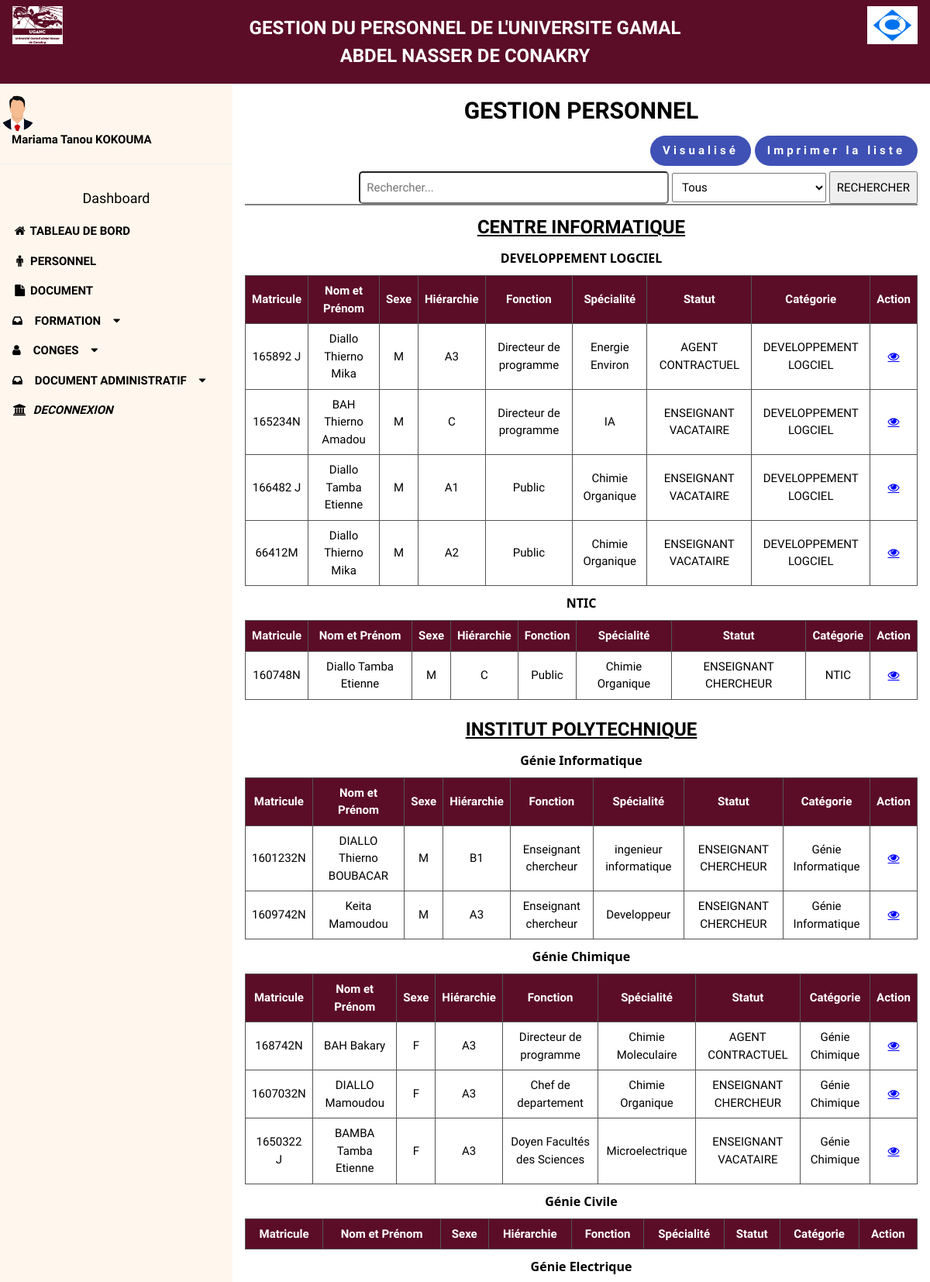
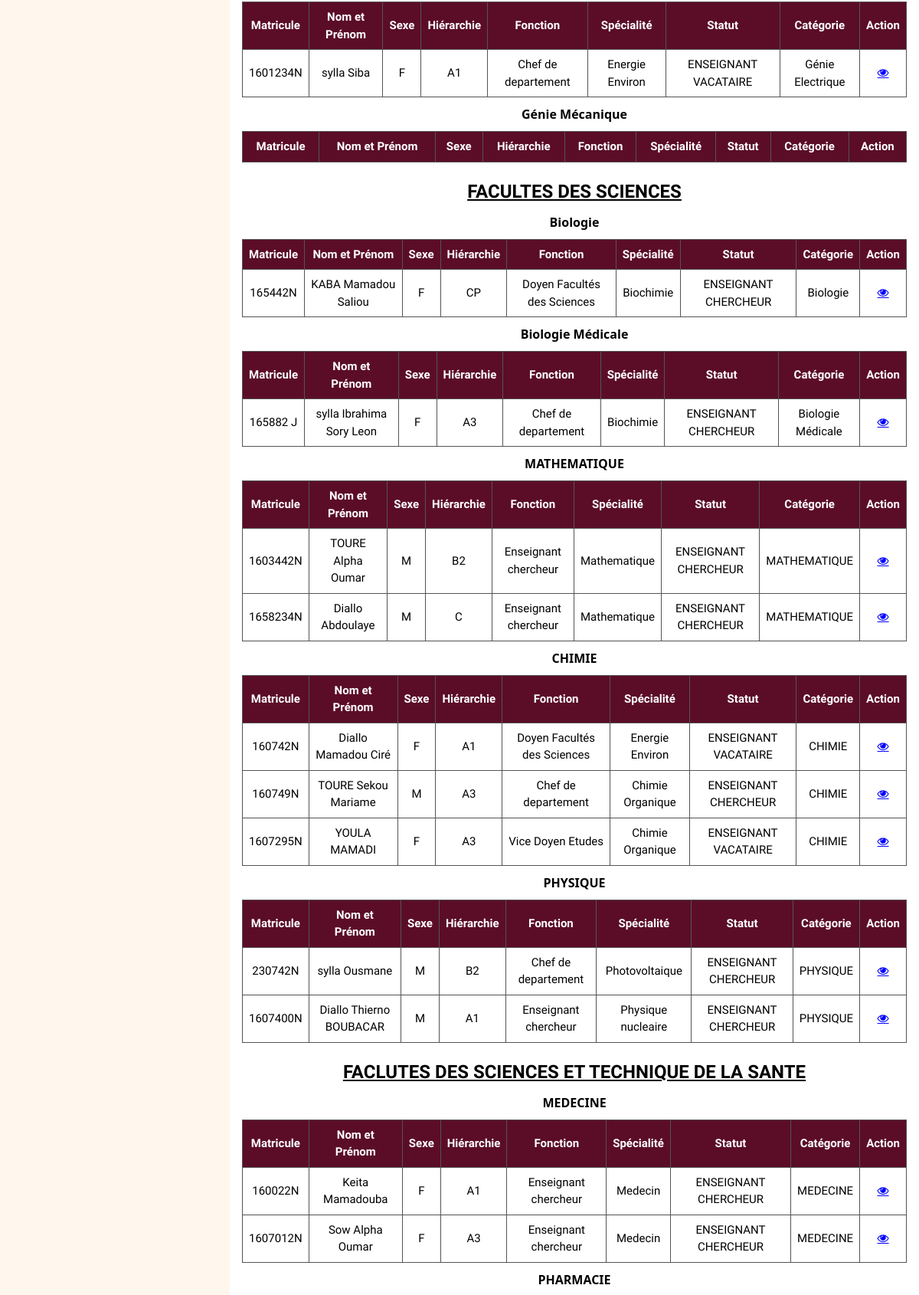
Page /personnel (upper part) on the committed database (2 pictures, top to bottom).
### Application/models.py (models this page shows, shortened)
class AdministrationGeneral(models.Model):
    nom = models.CharField(max_length = 100)
    class Meta:
        db_table = 'T_AdministrationGeneral'

class Categorie(models.Model):
    administrationGeneral = models.ForeignKey(AdministrationGeneral, on_delete = models.CASCADE)
    nomcategorie = models.CharField(max_length=100)
    class Meta:
        db_table = 'T_Categorie'
        unique_together = ('administrationGeneral', 'nomcategorie')

class Personnel(models.Model):
    CHOIX_SEXE = [
        ('M', 'Masculin'),
        ('F', 'Féminin'),
    ]
    CHOIX_HIERARCHIE = [
        ('A1', 'A1'),
        ('A2', 'A2'),
        ('A3', 'A3'),
        ('B1', 'B1'),
        ('B2', 'B2'),
        ('C', 'C'),
        ('CP', 'CP')
    ]
    matricule = models.CharField(max_length=50)
    nom = models.CharField(max_length=50)
    prenom = models.CharField(max_length=50)
    hierarchie = models.CharField(max_length=50, choices=CHOIX_HIERARCHIE, default='CP')
    sexe = models.CharField(max_length=50, choices=CHOIX_SEXE)
    fonction = models.CharField(max_length=80)
    specialite = models.CharField(max_length=81)
    no_acte_affectation = models.CharField(max_length=50)
    grade = models.CharField(max_length=50)
    diplome = models.CharField(max_length=50)
    dateNaissance = models.DateField()
    date_enregistrement = models.DateField()
    statut = models.ForeignKey(Statut, on_delete = models.CASCADE)
    categorie = models.ForeignKey(Categorie, on_delete = models.CASCADE)
    date_affectation = models.DateField()
    telephone = models.CharField(max_length=50)
    class Meta:
        db_table = 'T_Personnel'
        unique_together = ('matricule',)

class Statut(models.Model):
    nom = models.CharField(max_length = 50)
    def __str__(self) -> str:
        return f'{self.nom}'
    class Meta:
        db_table = 'T_Statut'

### Application/views.py (the view)
# urls.py: path('personnel', personnel, name='personnel'),
def personnel(request):
    is_cat = False
    if request.method == "POST":
        cat = request.POST.get('cat')
        searchField = request.POST.get('searchField')
        if cat == 'ag':
            administrationGeneral = AdministrationGeneral.objects.filter(nom=searchField)
            personnel = Personnel.objects.all()
            categorie = Categorie.objects.all()
        elif cat == 'matricule':
            personnel = Personnel.objects.get(matricule=searchField)
            return detailspersonnel(request, personnel.id)
        elif cat == 'faculte':
            administrationGeneral =  ""
            categorie = Categorie.objects.filter(nomcategorie=searchField)
            categorie_ids = categorie.values_list('id', flat=True)  # Extraire les IDs des catégories filtrées
            personnel = Personnel.objects.filter(categorie__in=categorie_ids)
            is_cat = True
        else:
            administrationGeneral = AdministrationGeneral.objects.all()
            personnel = Personnel.objects.all()
            categorie = Categorie.objects.all()
    else:
        administrationGeneral = AdministrationGeneral.objects.all()
        personnel = Personnel.objects.all()
        categorie = Categorie.objects.all()
    context = {
        'is_cat': is_cat,
        'personnels' : personnel,
        'administrationGenerals' : administrationGeneral,
        'categories': categorie,
    }
    return render(request, 'src/personnels/personnel.html', context)

### Application/templates/src/personnels/personnel.html (shortened to what this page needs)
{% extends 'template.html' %}
{% block content %}
    <div class="w3-container">
        <h2 style="font-weight: bold; text-align:center; margin-top:20px">GESTION PERSONNEL </h2>
        <div class="ContainerRechercher" style="display:flex; flex-direction:column">
           <div style="margin-bottom: 7px;">
                <a href="{% url 'downloadPersonnel' %}" >
                    <button style="margin-left:5px;"  class="w3-right w3-button w3-hover-green w3-indigo w3-round-xxlarge w3-wide">
                        <b>Imprimer la liste</b>
                    </button>
                </a>
                <a href="{% url 'ViewPersonnels' %}">
                    <button class="w3-right w3-button w3-hover-green w3-indigo w3-round-xxlarge w3-wide">
                        <b>Visualisé</b>
                    </button>
                </a>
            </div>
            <div>
                <form action="{% url 'personnel' %}" class="formContainer w3-right" method="post">
                    <input type="text" name="searchField" placeholder="Rechercher..." class="inputPersonne" id="searchInput">
                    <select name="cat" id="" class="selectFilter">
                        <option value="all">Tous</option>
                    </select>
                    <button type="submit" class="buttonSearchPersonnel">RECHERCHER</button>
                </form>
            </div>
        </div>
        <div style="border-bottom: 2px solid grey;"></div>
        {% if is_cat %}
            <div style="margin-bottom: 20px;" class="tableContainer">
                {% for categorie in categories %}
                    <h3><u>{{categorie.administrationGeneral.nom}}</u></h3>
                    <h6>{{categorie.nomcategorie}}</h6>
                    <table class="tablePersonnel" id="myTable">
                        <thead>
                            <tr>
                                <th>Matricule</th>
                                <th>Nom et Prénom</th>
                                <th>Sexe</th>
                                <th>Hiérarchie</th>
                                <th>Fonction</th>
                                <th>Spécialité </th>
                                <th>Statut </th>
                                <th>Catégorie </th>
                                <th>Action</th>
                        </tr>
                        </thead>
                        <tbody>
                            {% for personnel in personnels %}
                                <tr>
                                    <td> {{personnel.matricule}} </td>
                                    <td> {{personnel.nom}} {{personnel.prenom}} </td>
                                    <td>{{personnel.sexe}}</td>
                                    <td>{{personnel.hierarchie}}</td>
                                    <td> {{personnel.fonction}} </td>
                                    <td>{{personnel.specialite}}</td>
                                    <td>{{personnel.statut}}</td>
                                    <td>{{personnel.categorie.nomcategorie}}</td>
                                    <td style="text-align:center;"><a href="{% url 'detailspersonnel' personnel.id %}" style=" color:blue" class="fa fa-eye fa-fw">{% comment %}</a><a href="#"  class="fa fa-pencil fa-fw"></a><a  href="#" class="fa fa-trash fa-fw"></a>{% endcomment %}</td>
                                </tr>
                            {% endfor %}
                        </tbody>
                    </table>
                {% endfor %}
            </div>
        {% else %}
            {% for adminG in administrationGenerals %}
                <div style="margin-bottom: 20px;" class="tableContainer">
                    <h3><u>{{adminG.nom}}</u></h3>
                    {% for categorie in categories %}
                        {% if categorie.administrationGeneral.nom == adminG.nom %}
                            <h6>{{categorie.nomcategorie}}</h6>
                            <table class="tablePersonnel" id="myTable">
                                <thead>
                                    <tr>
                                        <th>Matricule</th>
                                        <th>Nom et Prénom</th>
                                        <th>Sexe</th>
                                        <th>Hiérarchie</th>
                                        <th>Fonction</th>
                                        <th>Spécialité </th>
                                        <th>Statut </th>
                                        <th>Catégorie </th>
                                        <th>Action</th>
                                </tr>
                                </thead>
                                <tbody>
                                    {% for personnel in personnels %}
                                        {% if personnel.categorie.nomcategorie == categorie.nomcategorie %}
                                        <tr>
                                            <td> {{personnel.matricule}} </td>
                                            <td> {{personnel.nom}} {{personnel.prenom}} </td>
                                            <td>{{personnel.sexe}}</td>
                                            <td>{{personnel.hierarchie}}</td>
                                            <td> {{personnel.fonction}} </td>
                                            <td>{{personnel.specialite}}</td>
                                            <td>{{personnel.statut}}</td>
                                            <td>{{personnel.categorie.nomcategorie}}</td>
                                            <td style="text-align:center;"><a href="{% url 'detailspersonnel' personnel.id %}" style=" color:blue" class="fa fa-eye fa-fw"></td>
                                        </tr>
                                        {% endif %}
                                    {% endfor %}
                                </tbody>
                            </table>
                        {% endif %}
                    {% endfor %}
                </div>
            {% endfor %}
        {% endif %}
    </div>
{% endblock %}

### Application/static/assets/css/w3.css (style rules this page uses)
*,*:before,*:after { box-sizing:inherit }
html { -ms-text-size-adjust:100%;-webkit-text-size-adjust:100% }
body { margin:0 }
a { background-color:transparent }
b,strong { font-weight:bolder }
button,input,select,textarea,optgroup { font:inherit;margin:0 }
button,input { overflow:visible }
button,select { text-transform:none }
button,[type=button],[type=reset],[type=submit] { -webkit-appearance:button }
html,body { font-family:Verdana,sans-serif;font-size:15px;line-height:1.5 }
html { overflow-x:hidden }
h2 { font-size:30px }
h3 { font-size:24px }
h6 { font-size:16px }
h1,h2,h3,h4,h5,h6 { font-family:"Segoe UI",Arial,sans-serif;font-weight:400;margin:10px 0 }
.w3-wide { letter-spacing:4px }
a { color:inherit }
.w3-btn,.w3-button { border:none;display:inline-block;padding:8px 16px;vertical-align:middle;overflow:hidden;text-decoration:none;color:inherit;background-color:inherit;text-align:center;cursor:pointer;white-space:nowrap }
.w3-btn,.w3-button { -webkit-touch-callout:none;-webkit-user-select:none;-khtml-user-select:none;-moz-user-select:none;-ms-user-select:none;user-select:none }
.w3-container:after,.w3-container:before,.w3-panel:after,.w3-panel:before,.w3-row:after,.w3-row:before,.w3-row-padding:after,.w3-row-padding:before, .w3-cell-row:before,.w3-cell-row:after,.w3-clear:after,.w3-clear:before,.w3-bar:before,.w3-bar:after { content:"";display:table;clear:both }
.w3-round-xxlarge { border-radius:32px }
.w3-container,.w3-panel { padding:0.01em 16px }
.w3-right { float:right!important }
.w3-indigo,.w3-hover-indigo:hover { color:#fff!important;background-color:#3f51b5!important }

### Application/static/assets/css/style.css (style rules this page uses)
.tablePersonnel { border-collapse: collapse; width: auto; margin-bottom: 20px; }
.tablePersonnel th, .tablePersonnel td { border: 1px solid #555353; text-align: center; padding: 8px; }
.tablePersonnel th { background-color: #5b0d28; color:white; }
.inputPersonne { padding: 8px; margin-bottom: 0px; width: 200px; }
.buttonSearchPersonnel { padding: 8px; margin-bottom: 0px; }
.selectFilter { padding: 8px; margin-bottom: 0px; }

### rows in the picture
AdministrationGeneral: nom "CENTRE INFORMATIQUE"
Categorie: nomcategorie "DEVELOPPEMENT LOGCIEL"
Personnel: matricule "165892 J", nom "Diallo", prenom "Thierno Mika", sexe "M", hierarchie "A3", fonction "Directeur de programme", specialite "Energie Environ", statut "AGENT CONTRACTUEL", categorie.nomcategorie "DEVELOPPEMENT LOGCIEL"
Personnel: matricule "165234N", nom "BAH", prenom "Thierno Amadou", sexe "M", hierarchie "C", fonction "Directeur de programme", specialite "IA", statut "ENSEIGNANT VACATAIRE", categorie.nomcategorie "DEVELOPPEMENT LOGCIEL"
Personnel: matricule "166482 J", nom "Diallo", prenom "Tamba Etienne", sexe "M", hierarchie "A1", fonction "Public", specialite "Chimie Organique", statut "ENSEIGNANT VACATAIRE", categorie.nomcategorie "DEVELOPPEMENT LOGCIEL"
Personnel: matricule "66412M", nom "Diallo", prenom "Thierno Mika", sexe "M", hierarchie "A2", fonction "Public", specialite "Chimie Organique", statut "ENSEIGNANT VACATAIRE", categorie.nomcategorie "DEVELOPPEMENT LOGCIEL"
Categorie: nomcategorie "NTIC"
Personnel: matricule "160748N", nom "Diallo", prenom "Tamba Etienne", sexe "M", hierarchie "C", fonction "Public", specialite "Chimie Organique", statut "ENSEIGNANT CHERCHEUR", categorie.nomcategorie "NTIC"
AdministrationGeneral: nom "INSTITUT POLYTECHNIQUE"
Categorie: nomcategorie "Génie Informatique"
Personnel: matricule "1601232N", nom "DIALLO", prenom "Thierno BOUBACAR", sexe "M", hierarchie "B1", fonction "Enseignant chercheur", specialite "ingenieur informatique", statut "ENSEIGNANT CHERCHEUR", categorie.nomcategorie "Génie Informatique"
Personnel: matricule "1609742N", nom "Keita", prenom "Mamoudou", sexe "M", hierarchie "A3", fonction "Enseignant chercheur", specialite "Developpeur", statut "ENSEIGNANT CHERCHEUR", categorie.nomcategorie "Génie Informatique"
Categorie: nomcategorie "Génie Chimique"
Personnel: matricule "168742N", nom "BAH", prenom "Bakary", sexe "F", hierarchie "A3", fonction "Directeur de programme", specialite "Chimie Moleculaire", statut "AGENT CONTRACTUEL", categorie.nomcategorie "Génie Chimique"
Personnel: matricule "1607032N", nom "DIALLO", prenom "Mamoudou", sexe "F", hierarchie "A3", fonction "Chef de departement", specialite "Chimie Organique", statut "ENSEIGNANT CHERCHEUR", categorie.nomcategorie "Génie Chimique"
Personnel: matricule "1650322 J", nom "BAMBA", prenom "Tamba Etienne", sexe "F", hierarchie "A3", fonction "Doyen Facultés des Sciences", specialite "Microelectrique", statut "ENSEIGNANT VACATAIRE", categorie.nomcategorie "Génie Chimique"
Categorie: nomcategorie "Génie Civile"
Categorie: nomcategorie "Génie Electrique"
Personnel: matricule "1601234N", nom "sylla", prenom "Siba", sexe "F", hierarchie "A1", fonction "Chef de departement", specialite "Energie Environ", statut "ENSEIGNANT VACATAIRE", categorie.nomcategorie "Génie Electrique"
Categorie: nomcategorie "Génie Mécanique"
AdministrationGeneral: nom "FACULTES DES SCIENCES"
Categorie: nomcategorie "Biologie"
Personnel: matricule "165442N", nom "KABA", prenom "Mamadou Saliou", sexe "F", hierarchie "CP", fonction "Doyen Facultés des Sciences", specialite "Biochimie", statut "ENSEIGNANT CHERCHEUR", categorie.nomcategorie "Biologie"
Categorie: nomcategorie "Biologie Médicale"
Personnel: matricule "165882 J", nom "sylla", prenom "Ibrahima Sory Leon", sexe "F", hierarchie "A3", fonction "Chef de departement", specialite "Biochimie", statut "ENSEIGNANT CHERCHEUR", categorie.nomcategorie "Biologie Médicale"
Categorie: nomcategorie "MATHEMATIQUE"
Personnel: matricule "1603442N", nom "TOURE", prenom "Alpha Oumar", sexe "M", hierarchie "B2", fonction "Enseignant chercheur", specialite "Mathematique", statut "ENSEIGNANT CHERCHEUR", categorie.nomcategorie "MATHEMATIQUE"
Personnel: matricule "1658234N", nom "Diallo", prenom "Abdoulaye", sexe "M", hierarchie "C", fonction "Enseignant chercheur", specialite "Mathematique", statut "ENSEIGNANT CHERCHEUR", categorie.nomcategorie "MATHEMATIQUE"
Categorie: nomcategorie "CHIMIE"
Personnel: matricule "160742N", nom "Diallo", prenom "Mamadou Ciré", sexe "F", hierarchie "A1", fonction "Doyen Facultés des Sciences", specialite "Energie Environ", statut "ENSEIGNANT VACATAIRE", categorie.nomcategorie "CHIMIE"
Personnel: matricule "160749N", nom "TOURE", prenom "Sekou Mariame", sexe "M", hierarchie "A3", fonction "Chef de departement", specialite "Chimie Organique", statut "ENSEIGNANT CHERCHEUR", categorie.nomcategorie "CHIMIE"
Personnel: matricule "1607295N", nom "YOULA", prenom "MAMADI", sexe "F", hierarchie "A3", fonction "Vice Doyen Etudes", specialite "Chimie Organique", statut "ENSEIGNANT VACATAIRE", categorie.nomcategorie "CHIMIE"
Categorie: nomcategorie "PHYSIQUE"
Personnel: matricule "230742N", nom "sylla", prenom "Ousmane", sexe "M", hierarchie "B2", fonction "Chef de departement", specialite "Photovoltaique", statut "ENSEIGNANT CHERCHEUR", categorie.nomcategorie "PHYSIQUE"
Personnel: matricule "1607400N", nom "Diallo", prenom "Thierno BOUBACAR", sexe "M", hierarchie "A1", fonction "Enseignant chercheur", specialite "Physique nucleaire", statut "ENSEIGNANT CHERCHEUR", categorie.nomcategorie "PHYSIQUE"
AdministrationGeneral: nom "FACLUTES DES SCIENCES ET TECHNIQUE DE LA SANTE"
Categorie: nomcategorie "MEDECINE"
Personnel: matricule "160022N", nom "Keita", prenom "Mamadouba", sexe "F", hierarchie "A1", fonction "Enseignant chercheur", specialite "Medecin", statut "ENSEIGNANT CHERCHEUR", categorie.nomcategorie "MEDECINE"
Personnel: matricule "1607012N", nom "Sow", prenom "Alpha Oumar", sexe "F", hierarchie "A3", fonction "Enseignant chercheur", specialite "Medecin", statut "ENSEIGNANT CHERCHEUR", categorie.nomcategorie "MEDECINE"
Categorie: nomcategorie "PHARMACIE"
